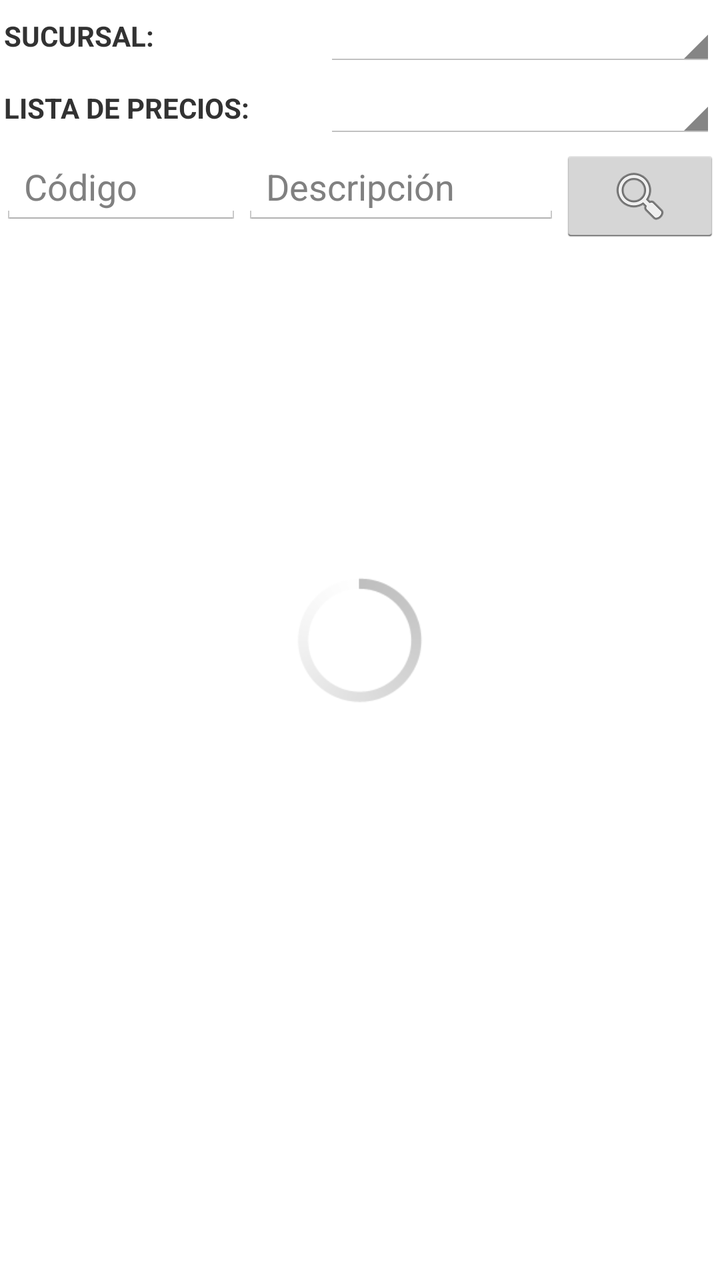
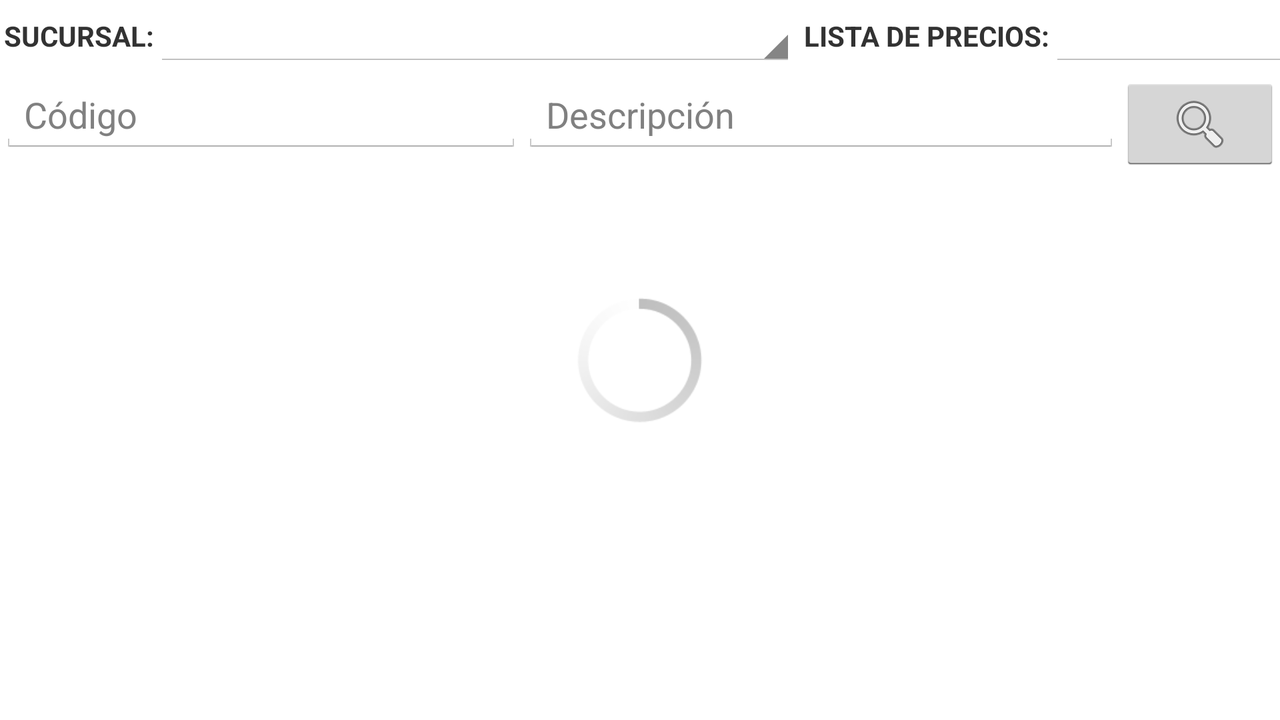

One screen, two layout resources from the same app: the default and the repository's alternative for another configuration. Each is rendered where Android would select it; the XML of both is given below.
<!-- AndroidManifest.xml: application theme android:Theme.Holo.Light.DarkActionBar -->
<!-- res/layout/fragment_stock.xml -->
<FrameLayout xmlns:android="http://schemas.android.com/apk/res/android"
    xmlns:tools="http://schemas.android.com/tools" android:layout_width="match_parent"
    android:layout_height="match_parent"
    tools:context="py.com.sshc.app.StockActivityFragment">


    <LinearLayout
        android:orientation="vertical"
        android:layout_width="match_parent"
        android:layout_height="match_parent"
        android:layout_gravity="center">

        <LinearLayout
            android:orientation="vertical"
            android:layout_width="match_parent"
            android:layout_height="wrap_content"
            android:layout_gravity="center_horizontal">
            <LinearLayout
                android:orientation="horizontal"
                android:layout_width="match_parent"
                android:layout_height="wrap_content"
                android:layout_gravity="center_horizontal|bottom"
                android:padding="2dp"

                >


                <TextView
                    android:layout_width="160dp"
                    android:layout_height="wrap_content"
                    android:textAppearance="?android:attr/textAppearanceSmall"
                    android:text="SUCURSAL:"
                    android:textStyle="normal|bold"
                    android:layout_gravity="center"
                    />

                <Spinner
                    android:layout_width="fill_parent"
                    android:layout_height="wrap_content"
                    android:id="@+id/spinnerSucursal_stock"
                    >

                </Spinner>

            </LinearLayout>

            <LinearLayout
                android:orientation="horizontal"
                android:layout_width="match_parent"
                android:layout_height="wrap_content"
                android:layout_gravity="center_horizontal|bottom"
                android:padding="2dp"
                >


                <TextView
                    android:layout_width="160dp"
                    android:layout_height="wrap_content"
                    android:textAppearance="?android:attr/textAppearanceSmall"
                    android:text="LISTA DE PRECIOS:"
                    android:textStyle="normal|bold"
                    android:layout_gravity="center"
                    />

                <Spinner
                    android:layout_width="fill_parent"
                    android:layout_height="wrap_content"
                    android:id="@+id/spinnerPreciosLista_stock"
                    >

                </Spinner>

            </LinearLayout>

            <LinearLayout xmlns:android="http://schemas.android.com/apk/res/android"
                android:layout_width="match_parent"
                android:layout_height="match_parent"
                android:orientation="horizontal"
                android:paddingTop="2dp"
                >

                <EditText
                    android:layout_width="wrap_content"
                    android:layout_height="wrap_content"
                    android:id="@+id/editText_fragment_stock_codigo_articulo"
                    android:layout_weight="1"
                    android:hint="@string/codigo"
                    android:inputType="text"
                    android:imeOptions="actionSearch"
                    />

                <EditText
                    android:layout_width="wrap_content"
                    android:layout_height="wrap_content"
                    android:id="@+id/editText_fragment_stock_descripcion_articulo"
                    android:layout_weight="1"
                    android:hint="@string/descripcion"
                    android:imeOptions="actionSearch"
                    />

                <ImageButton
                    android:layout_width="80dp"
                    android:layout_height="wrap_content"
                    android:id="@+id/button_stock_buscar"
                    android:src="@android:drawable/ic_menu_search"
                    />


            </LinearLayout>
        </LinearLayout>

        <ListView
            android:layout_width="match_parent"
            android:layout_height="wrap_content"
            android:id="@+id/listView_stock_resultado"
            android:layout_gravity="center_horizontal" />

    </LinearLayout>

    <ProgressBar
        android:layout_width="80dp"
        android:layout_height="80dp"
        android:layout_gravity="center"
        android:id="@+id/progressBar_fragmen_stock"
        />

</FrameLayout>
<!-- resources referenced by this layout -->
<resources>
  <string name="codigo">Código</string>
  <string name="descripcion">Descripción</string>
</resources>
<!-- res/layout-land/fragment_stock.xml (the repository's variant of the layout above) -->
<!-- drawn on the phone turned sideways -->
<FrameLayout xmlns:android="http://schemas.android.com/apk/res/android"
    xmlns:tools="http://schemas.android.com/tools" android:layout_width="match_parent"
    android:layout_height="match_parent"
    tools:context="py.com.sshc.app.StockActivityFragment">


    <LinearLayout
        android:orientation="vertical"
        android:layout_width="match_parent"
        android:layout_height="match_parent"
        android:layout_gravity="center">

    <LinearLayout
        android:orientation="vertical"
        android:layout_width="match_parent"
        android:layout_height="wrap_content"
        android:layout_gravity="center">


    <LinearLayout
            android:orientation="horizontal"
            android:layout_width="match_parent"
            android:layout_height="wrap_content"
            android:layout_gravity="center_horizontal">
            <LinearLayout
                android:orientation="horizontal"
                android:layout_width="400dp"
                android:layout_height="wrap_content"
                android:layout_gravity="center_horizontal|bottom"
                android:padding="2dp"

                >


                <TextView
                    android:layout_width="wrap_content"
                    android:layout_height="wrap_content"
                    android:textAppearance="?android:attr/textAppearanceSmall"
                    android:text="SUCURSAL:"
                    android:textStyle="normal|bold"
                    android:layout_gravity="center"
                    />

                <Spinner
                    android:layout_width="fill_parent"
                    android:layout_height="wrap_content"
                    android:id="@+id/spinnerSucursal_stock"
                    >

                </Spinner>

            </LinearLayout>

            <LinearLayout
                android:orientation="horizontal"
                android:layout_width="400dp"
                android:layout_height="wrap_content"
                android:layout_gravity="center_horizontal|bottom"
                android:padding="2dp"
                >


                <TextView
                    android:layout_width="wrap_content"
                    android:layout_height="wrap_content"
                    android:textAppearance="?android:attr/textAppearanceSmall"
                    android:text="LISTA DE PRECIOS:"
                    android:textStyle="normal|bold"
                    android:layout_gravity="center"
                    />

                <Spinner
                    android:layout_width="fill_parent"
                    android:layout_height="wrap_content"
                    android:id="@+id/spinnerPreciosLista_stock"
                    >

                </Spinner>

            </LinearLayout>


            </LinearLayout>
        <LinearLayout xmlns:android="http://schemas.android.com/apk/res/android"
            android:layout_width="match_parent"
            android:layout_height="match_parent"
            android:orientation="horizontal"
            android:paddingTop="2dp"
            >

            <EditText
                android:layout_width="wrap_content"
                android:layout_height="wrap_content"
                android:id="@+id/editText_fragment_stock_codigo_articulo"
                android:layout_weight="1"
                android:hint="@string/codigo"
                android:inputType="text"
                android:imeOptions="actionSearch"
                />

            <EditText
                android:layout_width="wrap_content"
                android:layout_height="wrap_content"
                android:id="@+id/editText_fragment_stock_descripcion_articulo"
                android:layout_weight="1"
                android:hint="@string/descripcion"
                android:imeOptions="actionSearch"
                />

            <ImageButton
                android:layout_width="80dp"
                android:layout_height="wrap_content"
                android:id="@+id/button_stock_buscar"
                android:src="@android:drawable/ic_menu_search"
                />


        </LinearLayout>
        </LinearLayout>

        <ListView
            android:layout_width="match_parent"
            android:layout_height="wrap_content"
            android:id="@+id/listView_stock_resultado"
            android:layout_gravity="center_horizontal" />

    </LinearLayout>

    <ProgressBar
        android:layout_width="80dp"
        android:layout_height="80dp"
        android:layout_gravity="center"
        android:id="@+id/progressBar_fragmen_stock"
        />

</FrameLayout>
